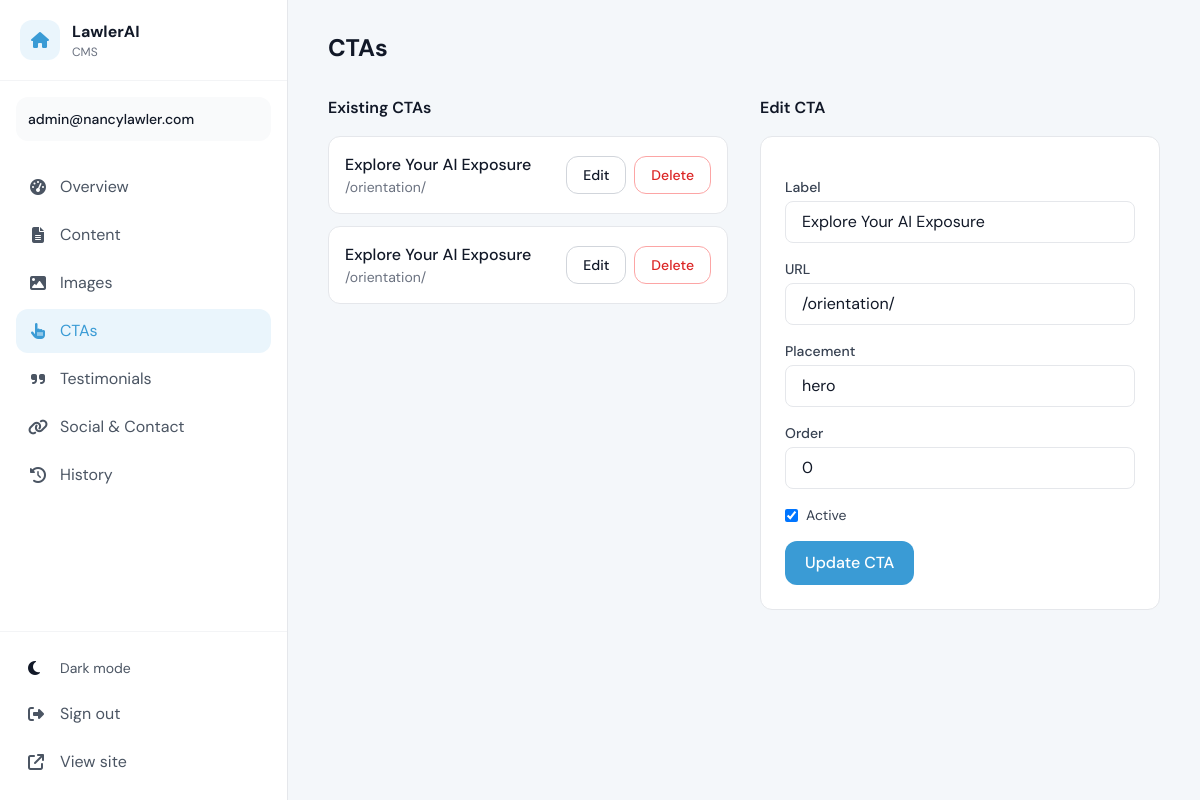
Page /dashboard/ctas/?edit=1 (signed in) on the committed database.
### dashboard/models.py (models this page shows)
class CTA(models.Model):
    label = models.CharField(max_length=200)
    url = models.CharField(max_length=500)
    placement = models.CharField(max_length=100, default="hero")
    page = models.CharField(max_length=100, blank=True)
    order = models.PositiveIntegerField(default=0)
    icon_before = models.CharField(max_length=100, blank=True)
    icon_after = models.CharField(max_length=100, blank=True)
    is_active = models.BooleanField(default=True)
    created_at = models.DateTimeField(auto_now_add=True)
    updated_at = models.DateTimeField(auto_now=True)
    class Meta:
        ordering = ["placement", "order", "id"]

### dashboard/views.py (the view)
# urls.py: path("ctas/", views.dashboard_ctas, name="dashboard_ctas"),
@login_required(login_url="/dashboard/login/")
def dashboard_ctas(request):
    ctas = CTA.objects.all()
    edit_cta = None
    if request.GET.get("edit"):
        try:
            edit_cta = CTA.objects.get(pk=request.GET.get("edit"))
        except CTA.DoesNotExist:
            pass
    return render(request, "dashboard/ctas.html", {"ctas": ctas, "edit_cta": edit_cta})

### dashboard/context_processors.py (called while the page is built)
def dashboard_content(request):
    from .utils import get_content_dict
    return {
        "site_content": get_content_dict(request),
        "preview_mode": request.session.get("preview_mode", False) if hasattr(request, "session") else False,
    }

### dashboard/utils.py (called while the page is built)
def get_content_dict(request=None):
    result = dict(DEFAULT_CONTENT)
    for c in ContentItem.objects.all():
        result[c.key] = c.value or result.get(c.key, "")
    preview_ok = (
        request
        and getattr(request.session, "get", lambda k: False)("preview_mode", False)
        and getattr(request.user, "is_staff", False)
    )
    if preview_ok:
        for d in PreviewDraft.objects.all().order_by("key", "-created_at"):
            result[d.key] = d.value or result.get(d.key, "")
    return result

### dashboard/templates/dashboard/ctas.html (shortened to what this page needs)
{% extends "dashboard/base.html" %}
{% block content %}
<div class="max-w-[1600px] mx-auto">
  <h1 class="text-2xl font-bold text-gray-900 dark:text-white mb-8">CTAs</h1>
  <div class="grid grid-cols-1 lg:grid-cols-2 gap-8">
    <div>
      <h2 class="font-semibold text-gray-900 dark:text-white mb-4">Existing CTAs</h2>
      <div class="space-y-3">
        {% for cta in ctas %}
        <div class="flex items-center justify-between p-4 rounded-xl bg-white dark:bg-gray-800 border border-gray-200 dark:border-gray-700">
          <div>
            <span class="font-medium">{{ cta.label }}</span>
            <span class="text-sm text-gray-500 dark:text-gray-400 block">{{ cta.url }}</span>
          </div>
          <div class="flex gap-2">
            <a href="?edit={{ cta.pk }}" class="px-4 py-2 text-sm font-medium rounded-xl border border-gray-300 dark:border-gray-600 hover:bg-gray-100 dark:hover:bg-gray-700 transition">Edit</a>
            <form method="post" action="{% url 'dashboard_cta_delete' cta.pk %}" onsubmit="return confirm('Delete this CTA?');" class="inline">
              <button type="submit" class="px-4 py-2 text-sm font-medium rounded-xl border border-red-300 dark:border-red-600 text-red-600 hover:bg-red-50 dark:hover:bg-red-900/20 transition">Delete</button>
            </form>
          </div>
        </div>
        {% empty %}
        <p class="text-gray-500 dark:text-gray-400">No CTAs yet.</p>
        {% endfor %}
      </div>
    </div>
    <div>
      <h2 class="font-semibold text-gray-900 dark:text-white mb-4">{% if edit_cta %}Edit CTA{% else %}Add CTA{% endif %}</h2>
      <form method="post" action="{% if edit_cta %}{% url 'dashboard_cta_edit' edit_cta.pk %}{% else %}{% url 'dashboard_cta_save' %}{% endif %}" class="space-y-4 p-6 rounded-xl bg-white dark:bg-gray-800 border border-gray-200 dark:border-gray-700">
        <div>
          <label class="block text-sm font-medium text-gray-700 dark:text-gray-300 mb-1">Label</label>
          <input type="text" name="label" value="{{ edit_cta.label|default:'' }}" required class="w-full px-4 py-2 rounded-lg border border-gray-200 dark:border-gray-600 bg-white dark:bg-gray-900 text-gray-900 dark:text-white"/>
        </div>
        <div>
          <label class="block text-sm font-medium text-gray-700 dark:text-gray-300 mb-1">URL</label>
          <input type="text" name="url" value="{{ edit_cta.url|default:'' }}" required class="w-full px-4 py-2 rounded-lg border border-gray-200 dark:border-gray-600 bg-white dark:bg-gray-900 text-gray-900 dark:text-white"/>
        </div>
        <div>
          <label class="block text-sm font-medium text-gray-700 dark:text-gray-300 mb-1">Placement</label>
          <input type="text" name="placement" value="{{ edit_cta.placement|default:'hero' }}" class="w-full px-4 py-2 rounded-lg border border-gray-200 dark:border-gray-600 bg-white dark:bg-gray-900 text-gray-900 dark:text-white"/>
        </div>
        <div>
          <label class="block text-sm font-medium text-gray-700 dark:text-gray-300 mb-1">Order</label>
          <input type="number" name="order" value="{{ edit_cta.order|default:0 }}" class="w-full px-4 py-2 rounded-lg border border-gray-200 dark:border-gray-600 bg-white dark:bg-gray-900 text-gray-900 dark:text-white"/>
        </div>
        <div class="flex items-center gap-2">
          <input type="checkbox" name="is_active" {% if not edit_cta or edit_cta.is_active %}checked{% endif %} class="rounded"/>
          <label class="text-sm text-gray-700 dark:text-gray-300">Active</label>
        </div>
        <button type="submit" class="px-5 py-2.5 rounded-xl bg-blue-brand hover:bg-blue-dark text-white font-medium transition">{% if edit_cta %}Update{% else %}Add{% endif %} CTA</button>
      </form>
    </div>
  </div>
</div>
{% endblock %}

### dashboard/templates/dashboard/base.html (shortened to what this page needs)
<!DOCTYPE html>
<html lang="en" class="scroll-smooth">
<head>
  <script src="https://cdn.tailwindcss.com"></script>
  <link rel="stylesheet" href="https://cdnjs.cloudflare.com/ajax/libs/font-awesome/6.5.0/css/all.min.css"/>
</head>
<body class="bg-mist dark:bg-gray-900 text-gray-900 dark:text-gray-100 antialiased min-h-screen">
  <aside id="sidebar" class="fixed top-0 right-0 h-full w-72 bg-white dark:bg-gray-800 border-l border-gray-200 dark:border-gray-700 z-50 flex flex-col md:right-auto md:left-0 md:border-r md:border-l-0 translate-x-full md:translate-x-0 transition-transform duration-300 shadow-xl md:shadow-none">
    <div class="p-5 border-b border-gray-100 dark:border-gray-700">
      <div class="flex items-center gap-3">
        <div class="w-10 h-10 rounded-xl bg-blue-pale dark:bg-blue-brand/20 flex items-center justify-center">
          <i class="fa-solid fa-house text-blue-brand"></i>
        </div>
        <div>
          <span class="font-bold text-gray-900 dark:text-white">LawlerAI</span>
          <span class="block text-xs text-gray-500 dark:text-gray-400">CMS</span>
        </div>
      </div>
    </div>
    <div class="mx-4 mt-4 p-3 rounded-xl bg-gray-50 dark:bg-gray-700/50">
      <span class="text-sm font-medium truncate block">{{ user.email|default:user.username }}</span>
    </div>
    <nav class="flex-1 overflow-y-auto p-4 space-y-1 mt-2">
      <a href="{% url 'dashboard_home' %}" class="flex items-center gap-3 px-3 py-2.5 rounded-xl transition-colors {% if request.resolver_match.url_name == 'dashboard_home' %}bg-blue-pale text-blue-brand{% else %}text-gray-600 dark:text-gray-400 hover:bg-gray-100 dark:hover:bg-gray-700/50{% endif %}">
        <i class="fa-solid fa-gauge-high w-5 text-center"></i>
        <span>Overview</span>
      </a>
      <a href="{% url 'dashboard_content' %}" class="flex items-center gap-3 px-3 py-2.5 rounded-xl transition-colors {% if request.resolver_match.url_name == 'dashboard_content' %}bg-blue-pale text-blue-brand{% else %}text-gray-600 dark:text-gray-400 hover:bg-gray-100 dark:hover:bg-gray-700/50{% endif %}">
        <i class="fa-solid fa-file-lines w-5 text-center"></i>
        <span>Content</span>
      </a>
      <a href="{% url 'dashboard_images' %}" class="flex items-center gap-3 px-3 py-2.5 rounded-xl transition-colors {% if request.resolver_match.url_name == 'dashboard_images' %}bg-blue-pale text-blue-brand{% else %}text-gray-600 dark:text-gray-400 hover:bg-gray-100 dark:hover:bg-gray-700/50{% endif %}">
        <i class="fa-solid fa-image w-5 text-center"></i>
        <span>Images</span>
      </a>
      <a href="{% url 'dashboard_ctas' %}" class="flex items-center gap-3 px-3 py-2.5 rounded-xl transition-colors {% if 'cta' in request.resolver_match.url_name %}bg-blue-pale text-blue-brand{% else %}text-gray-600 dark:text-gray-400 hover:bg-gray-100 dark:hover:bg-gray-700/50{% endif %}">
        <i class="fa-solid fa-hand-pointer w-5 text-center"></i>
        <span>CTAs</span>
      </a>
      <a href="{% url 'dashboard_testimonials' %}" class="flex items-center gap-3 px-3 py-2.5 rounded-xl transition-colors {% if 'testimonial' in request.resolver_match.url_name %}bg-blue-pale text-blue-brand{% else %}text-gray-600 dark:text-gray-400 hover:bg-gray-100 dark:hover:bg-gray-700/50{% endif %}">
        <i class="fa-solid fa-quote-right w-5 text-center"></i>
        <span>Testimonials</span>
      </a>
      <a href="{% url 'dashboard_social' %}" class="flex items-center gap-3 px-3 py-2.5 rounded-xl transition-colors {% if request.resolver_match.url_name == 'dashboard_social' %}bg-blue-pale text-blue-brand{% else %}text-gray-600 dark:text-gray-400 hover:bg-gray-100 dark:hover:bg-gray-700/50{% endif %}">
        <i class="fa-solid fa-link w-5 text-center"></i>
        <span>Social & Contact</span>
      </a>
      <a href="{% url 'dashboard_history' %}" class="flex items-center gap-3 px-3 py-2.5 rounded-xl transition-colors {% if request.resolver_match.url_name == 'dashboard_history' %}bg-blue-pale text-blue-brand{% else %}text-gray-600 dark:text-gray-400 hover:bg-gray-100 dark:hover:bg-gray-700/50{% endif %}">
        <i class="fa-solid fa-clock-rotate-left w-5 text-center"></i>
        <span>History</span>
      </a>
    </nav>
    <div class="p-4 border-t border-gray-100 dark:border-gray-700 space-y-1">
      <button id="theme-toggle" class="flex items-center gap-3 px-3 py-2.5 rounded-xl w-full text-left hover:bg-gray-100 dark:hover:bg-gray-700/50">
        <i class="fa-solid fa-moon dark:hidden w-5"></i>
        <span class="text-sm text-gray-600 dark:text-gray-400">Dark mode</span>
      </button>
      <a href="{% url 'dashboard_logout' %}" class="flex items-center gap-3 px-3 py-2.5 rounded-xl text-gray-600 dark:text-gray-400 hover:bg-red-50 dark:hover:bg-red-900/20 hover:text-red-600">
        <i class="fa-solid fa-right-from-bracket w-5"></i>
        <span>Sign out</span>
      </a>
      <a href="{% url 'home' %}" target="_blank" class="flex items-center gap-3 px-3 py-2.5 rounded-xl text-gray-600 dark:text-gray-400 hover:bg-gray-100 dark:hover:bg-gray-700/50 hover:text-blue-brand">
        <i class="fa-solid fa-arrow-up-right-from-square w-5"></i>
        <span>View site</span>
      </a>
    </div>
  </aside>
  <main class="md:ml-72 min-h-screen pt-20 md:pt-8 pb-12 px-4 sm:px-6 lg:px-10">
    {% block content %}{% endblock %}
  </main>
</body>
</html>

### dashboard/templates/dashboard/base.html (style rules this page uses)
body { font-family: 'DM Sans', sans-serif; }

### rows in the picture
CTA: label "Explore Your AI Exposure", url "/orientation/"
CTA: label "Explore Your AI Exposure", url "/orientation/", placement "hero", order "0", is_active "☑"

### other values in the picture
{{ user.email|default:user.username }} "admin@nancylawler.com"
